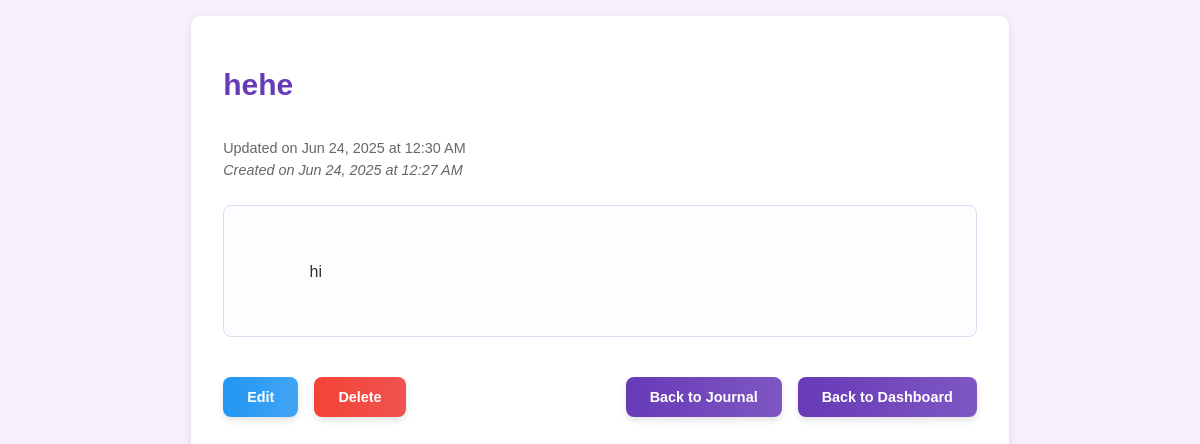
/features/journal/f98b7ab0-5f13-466f-9993-c114056a8f04 (signed in), run on the app's committed database.
### tables this page shows
CREATE TABLE journal_entries (
            entry_id TEXT PRIMARY KEY,
            user_id TEXT NOT NULL,
            title TEXT NOT NULL,
            content TEXT NOT NULL,
            created_at TIMESTAMP DEFAULT CURRENT_TIMESTAMP,
            updated_at TIMESTAMP DEFAULT CURRENT_TIMESTAMP,
            FOREIGN KEY (user_id) REFERENCES users(user_id) ON DELETE CASCADE
        );

### temp/features.py (the view)
@features.route('/journal/<entry_id>')
@login_required
def journal_view(entry_id):
    user_id = session.get('user_id')
    entry = models.get_journal_entry(user_id, entry_id)
    if not entry:
        flash('Journal entry not found!', 'error')
        return redirect(url_for('features.journal_list'))
    return render_template('features/journal_view.html', entry=entry)

### temp/features.py (called while the page is built)
def login_required(f):
    @wraps(f)
    def decorated_function(*args, **kwargs):
        if 'user_id' not in session:
            return redirect(url_for('login'))
        return f(*args, **kwargs)
    return decorated_function

### temp/models.py (called while the page is built)
def get_db():
    if "sqlite_db" not in flask.g:
        flask.g.sqlite_db = sqlite3.connect(
            flask.current_app.config["DATABASE_FILENAME"],
            detect_types=sqlite3.PARSE_DECLTYPES
        )
        flask.g.sqlite_db.execute("PRAGMA foreign_keys = ON")
        flask.g.sqlite_db.row_factory = sqlite3.Row
    return flask.g.sqlite_db

def get_journal_entry(user_id, entry_id):
    conn = get_db()
    cursor = conn.cursor()
    cursor.execute(
        "SELECT * FROM journal_entries WHERE user_id = ? AND entry_id = ?",
        (user_id, entry_id)
    )
    entry = cursor.fetchone()
    if entry is None:
        return None
    return dict(entry)

### temp/templates/features/journal_view.html (shortened to what this page needs)
<!DOCTYPE html>
<html lang="en">
<head>
    <link rel="stylesheet" href="{{ url_for('static', filename='css/style.css') }}">
</head>
<body>
    <div class="journal-container">
        <div class="journal-header">
            <h1 class="journal-title">{{ entry.title }}</h1>
        </div>
        <div class="entry-date">
            {% if entry.updated_at and entry.updated_at != entry.created_at %}
                Updated on {{ entry.updated_at.strftime('%b %d, %Y at %I:%M %p') }}
                <br>
                <em>Created on {{ entry.created_at.strftime('%b %d, %Y at %I:%M %p') }}</em>
            {% else %}
                Created on {{ entry.created_at.strftime('%b %d, %Y at %I:%M %p') }}
            {% endif %}
        </div>
        <div class="entry-content">
            {{ entry.content }}
        </div>
        <div class="action-buttons">
            <a href="{{ url_for('features.journal_edit', entry_id=entry.entry_id) }}" class="btn btn-edit">Edit</a>
            <form action="{{ url_for('features.journal_delete', entry_id=entry.entry_id) }}" method="post" class="delete-form" id="deleteEntryForm">
                <button type="button" class="btn btn-delete" id="openDeleteModalBtn">Delete</button>
            </form>
            <a href="{{ url_for('features.journal_list') }}" class="btn btn-nav">Back to Journal</a>
            <a href="{{ url_for('dashboard') }}" class="btn btn-save">Back to Dashboard</a>
        </div>
    </div>
</body>
</html>

### temp/static/css/style.css (style rules this page uses)
body { margin: 0; padding: 0; font-family: 'Arial', sans-serif; background-color: #E8DEFC; display: flex; height: 100vh; }

### temp/templates/features/journal_view.html (style rules this page uses)
body { background-color: #f8f0ff; font-family: 'Arial', sans-serif; margin: 0; padding: 1rem; }
.journal-container { width: 70%; max-width: 1100px; padding: 2rem; margin: 0 auto; background-color: white; border-radius: 10px; box-shadow: 0 2px 10px rgba(0,0,0,0.1); box-sizing: border-box; }
.journal-header { display: flex; justify-content: space-between; align-items: center; margin-bottom: 1rem; }
.journal-title { color: #673ab7; font-size: 30px; font-family: 'Pacifico', sans-serif; }
.entry-date { color: #666; font-size: 0.9rem; margin-bottom: 1.5rem; line-height: 1.5; }
.entry-content { white-space: pre-wrap; line-height: 1.7; color: #333; background-color: #fdfcff; padding: 1.5rem 2rem; border-radius: 8px; border: 1px solid #e0d8f0; }
.action-buttons { display: flex; flex-wrap: wrap; gap: 1rem; margin-top: 2.5rem; align-items: center; }
.btn { display: inline-block; padding: 0.75rem 1.5rem; border: none; border-radius: 8px; cursor: pointer; font-weight: bold; font-size: 0.9rem; text-align: center; text-decoration: none; color: white; box-shadow: 0 4px 6px rgba(0, 0, 0, 0.1); transition: all 0.2s ease-in-out; }
.btn-edit { background-image: linear-gradient(to right, #2196F3, #42A5F5); }
.btn-delete { background-image: linear-gradient(to right, #f44336, #EF5350); }
.btn-nav, .btn-save { background-image: linear-gradient(to right, #673ab7, #7E57C2); }
.delete-form { margin: 0; }

### data on the page
journal_entries: title "hehe", updated_at "Jun 24, 2025 at 12:30 AM", created_at "Jun 24, 2025 at 12:27 AM", content "hi"
